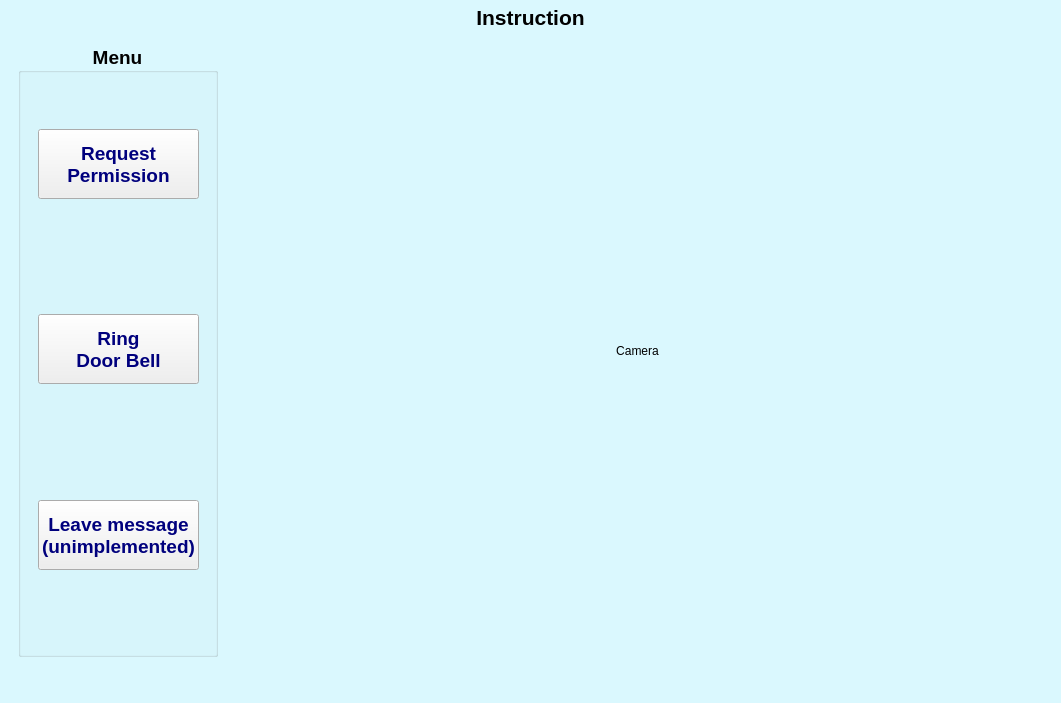
<?xml version="1.0" encoding="UTF-8"?>
<ui version="4.0">
 <class>MainWindow</class>
 <widget class="QMainWindow" name="MainWindow">
  <property name="geometry">
   <rect>
    <x>0</x>
    <y>0</y>
    <width>1061</width>
    <height>703</height>
   </rect>
  </property>
  <property name="palette">
   <palette>
    <active>
     <colorrole role="Base">
      <brush brushstyle="SolidPattern">
       <color alpha="255">
        <red>255</red>
        <green>255</green>
        <blue>255</blue>
       </color>
      </brush>
     </colorrole>
     <colorrole role="Window">
      <brush brushstyle="SolidPattern">
       <color alpha="255">
        <red>218</red>
        <green>248</green>
        <blue>254</blue>
       </color>
      </brush>
     </colorrole>
    </active>
    <inactive>
     <colorrole role="Base">
      <brush brushstyle="SolidPattern">
       <color alpha="255">
        <red>255</red>
        <green>255</green>
        <blue>255</blue>
       </color>
      </brush>
     </colorrole>
     <colorrole role="Window">
      <brush brushstyle="SolidPattern">
       <color alpha="255">
        <red>218</red>
        <green>248</green>
        <blue>254</blue>
       </color>
      </brush>
     </colorrole>
    </inactive>
    <disabled>
     <colorrole role="Base">
      <brush brushstyle="SolidPattern">
       <color alpha="255">
        <red>218</red>
        <green>248</green>
        <blue>254</blue>
       </color>
      </brush>
     </colorrole>
     <colorrole role="Window">
      <brush brushstyle="SolidPattern">
       <color alpha="255">
        <red>218</red>
        <green>248</green>
        <blue>254</blue>
       </color>
      </brush>
     </colorrole>
    </disabled>
   </palette>
  </property>
  <property name="windowTitle">
   <string>MainWindow</string>
  </property>
  <property name="dockOptions">
   <set>QMainWindow::AllowTabbedDocks|QMainWindow::AnimatedDocks|QMainWindow::ForceTabbedDocks</set>
  </property>
  <widget class="QWidget" name="centralwidget">
   <property name="enabled">
    <bool>true</bool>
   </property>
   <widget class="QWidget" name="verticalLayoutWidget">
    <property name="geometry">
     <rect>
      <x>10</x>
      <y>0</y>
      <width>1041</width>
      <height>661</height>
     </rect>
    </property>
    <layout class="QVBoxLayout" name="verticalLayout" stretch="0,0,1,0">
     <item>
      <layout class="QHBoxLayout" name="horizontalLayout" stretch="0,0,0,0,0,0,0">
       <item>
        <spacer name="horizontalSpacer_9">
         <property name="orientation">
          <enum>Qt::Horizontal</enum>
         </property>
         <property name="sizeType">
          <enum>QSizePolicy::Fixed</enum>
         </property>
         <property name="sizeHint" stdset="0">
          <size>
           <width>20</width>
           <height>20</height>
          </size>
         </property>
        </spacer>
       </item>
       <item>
        <widget class="QLabel" name="lbl_OnOffline">
         <property name="font">
          <font>
           <pointsize>13</pointsize>
           <weight>75</weight>
           <bold>true</bold>
          </font>
         </property>
         <property name="text">
          <string/>
         </property>
        </widget>
       </item>
       <item>
        <spacer name="horizontalSpacer">
         <property name="orientation">
          <enum>Qt::Horizontal</enum>
         </property>
         <property name="sizeHint" stdset="0">
          <size>
           <width>40</width>
           <height>20</height>
          </size>
         </property>
        </spacer>
       </item>
       <item>
        <widget class="QLabel" name="lbl_Instr">
         <property name="sizePolicy">
          <sizepolicy hsizetype="Preferred" vsizetype="Fixed">
           <horstretch>0</horstretch>
           <verstretch>0</verstretch>
          </sizepolicy>
         </property>
         <property name="minimumSize">
          <size>
           <width>0</width>
           <height>35</height>
          </size>
         </property>
         <property name="font">
          <font>
           <pointsize>16</pointsize>
           <weight>75</weight>
           <bold>true</bold>
          </font>
         </property>
         <property name="text">
          <string>Instruction</string>
         </property>
         <property name="alignment">
          <set>Qt::AlignCenter</set>
         </property>
        </widget>
       </item>
       <item>
        <spacer name="horizontalSpacer_2">
         <property name="orientation">
          <enum>Qt::Horizontal</enum>
         </property>
         <property name="sizeHint" stdset="0">
          <size>
           <width>40</width>
           <height>20</height>
          </size>
         </property>
        </spacer>
       </item>
       <item>
        <widget class="QLabel" name="lbl_Streaming">
         <property name="font">
          <font>
           <pointsize>13</pointsize>
           <weight>75</weight>
           <bold>true</bold>
          </font>
         </property>
         <property name="styleSheet">
          <string notr="true">color:rgb(0, 0, 212)</string>
         </property>
         <property name="text">
          <string/>
         </property>
        </widget>
       </item>
       <item>
        <spacer name="horizontalSpacer_8">
         <property name="orientation">
          <enum>Qt::Horizontal</enum>
         </property>
         <property name="sizeType">
          <enum>QSizePolicy::Fixed</enum>
         </property>
         <property name="sizeHint" stdset="0">
          <size>
           <width>20</width>
           <height>20</height>
          </size>
         </property>
        </spacer>
       </item>
      </layout>
     </item>
     <item>
      <spacer name="verticalSpacer">
       <property name="orientation">
        <enum>Qt::Vertical</enum>
       </property>
       <property name="sizeHint" stdset="0">
        <size>
         <width>138</width>
         <height>3</height>
        </size>
       </property>
      </spacer>
     </item>
     <item>
      <layout class="QHBoxLayout" name="horizontalLayout_3" stretch="1,1,1,100,1">
       <item>
        <spacer name="horizontalSpacer_5">
         <property name="orientation">
          <enum>Qt::Horizontal</enum>
         </property>
         <property name="sizeType">
          <enum>QSizePolicy::MinimumExpanding</enum>
         </property>
         <property name="sizeHint" stdset="0">
          <size>
           <width>5</width>
           <height>20</height>
          </size>
         </property>
        </spacer>
       </item>
       <item>
        <layout class="QVBoxLayout" name="verticalLayout_4">
         <property name="sizeConstraint">
          <enum>QLayout::SetDefaultConstraint</enum>
         </property>
         <item>
          <widget class="QGroupBox" name="gBox_Controls">
           <property name="sizePolicy">
            <sizepolicy hsizetype="Fixed" vsizetype="Expanding">
             <horstretch>0</horstretch>
             <verstretch>0</verstretch>
            </sizepolicy>
           </property>
           <property name="minimumSize">
            <size>
             <width>200</width>
             <height>0</height>
            </size>
           </property>
           <property name="font">
            <font>
             <pointsize>14</pointsize>
             <weight>75</weight>
             <bold>true</bold>
             <underline>false</underline>
            </font>
           </property>
           <property name="contextMenuPolicy">
            <enum>Qt::DefaultContextMenu</enum>
           </property>
           <property name="autoFillBackground">
            <bool>false</bool>
           </property>
           <property name="title">
            <string>Menu</string>
           </property>
           <property name="alignment">
            <set>Qt::AlignCenter</set>
           </property>
           <widget class="QWidget" name="verticalLayoutWidget_2">
            <property name="geometry">
             <rect>
              <x>10</x>
              <y>30</y>
              <width>181</width>
              <height>551</height>
             </rect>
            </property>
            <layout class="QVBoxLayout" name="verticalLayout_2" stretch="1,0,2,0,2,0,1">
             <property name="leftMargin">
              <number>10</number>
             </property>
             <property name="rightMargin">
              <number>10</number>
             </property>
             <item>
              <spacer name="verticalSpacer_3">
               <property name="orientation">
                <enum>Qt::Vertical</enum>
               </property>
               <property name="sizeHint" stdset="0">
                <size>
                 <width>20</width>
                 <height>10</height>
                </size>
               </property>
              </spacer>
             </item>
             <item>
              <widget class="QPushButton" name="pB_RequestPermission">
               <property name="sizePolicy">
                <sizepolicy hsizetype="Minimum" vsizetype="Minimum">
                 <horstretch>0</horstretch>
                 <verstretch>0</verstretch>
                </sizepolicy>
               </property>
               <property name="minimumSize">
                <size>
                 <width>115</width>
                 <height>70</height>
                </size>
               </property>
               <property name="font">
                <font>
                 <pointsize>14</pointsize>
                 <weight>75</weight>
                 <bold>true</bold>
                 <underline>false</underline>
                </font>
               </property>
               <property name="styleSheet">
                <string notr="true">color: rgb(0, 0, 125)</string>
               </property>
               <property name="text">
                <string>Request 
Permission</string>
               </property>
              </widget>
             </item>
             <item>
              <spacer name="verticalSpacer_4">
               <property name="orientation">
                <enum>Qt::Vertical</enum>
               </property>
               <property name="sizeHint" stdset="0">
                <size>
                 <width>20</width>
                 <height>10</height>
                </size>
               </property>
              </spacer>
             </item>
             <item>
              <widget class="QPushButton" name="pB_RingDoorBell">
               <property name="sizePolicy">
                <sizepolicy hsizetype="Minimum" vsizetype="Minimum">
                 <horstretch>0</horstretch>
                 <verstretch>0</verstretch>
                </sizepolicy>
               </property>
               <property name="minimumSize">
                <size>
                 <width>115</width>
                 <height>70</height>
                </size>
               </property>
               <property name="font">
                <font>
                 <pointsize>14</pointsize>
                 <weight>75</weight>
                 <bold>true</bold>
                 <underline>false</underline>
                </font>
               </property>
               <property name="styleSheet">
                <string notr="true">color: rgb(0, 0, 125)</string>
               </property>
               <property name="text">
                <string>Ring 
Door Bell</string>
               </property>
              </widget>
             </item>
             <item>
              <spacer name="verticalSpacer_5">
               <property name="orientation">
                <enum>Qt::Vertical</enum>
               </property>
               <property name="sizeHint" stdset="0">
                <size>
                 <width>20</width>
                 <height>10</height>
                </size>
               </property>
              </spacer>
             </item>
             <item>
              <widget class="QPushButton" name="pB_LeaveMessage">
               <property name="sizePolicy">
                <sizepolicy hsizetype="Minimum" vsizetype="Minimum">
                 <horstretch>0</horstretch>
                 <verstretch>0</verstretch>
                </sizepolicy>
               </property>
               <property name="minimumSize">
                <size>
                 <width>115</width>
                 <height>70</height>
                </size>
               </property>
               <property name="font">
                <font>
                 <pointsize>14</pointsize>
                 <weight>75</weight>
                 <bold>true</bold>
                 <underline>false</underline>
                </font>
               </property>
               <property name="styleSheet">
                <string notr="true">color: rgb(0, 0, 125)</string>
               </property>
               <property name="text">
                <string>Leave message
(unimplemented)</string>
               </property>
              </widget>
             </item>
             <item>
              <spacer name="verticalSpacer_6">
               <property name="orientation">
                <enum>Qt::Vertical</enum>
               </property>
               <property name="sizeHint" stdset="0">
                <size>
                 <width>20</width>
                 <height>10</height>
                </size>
               </property>
              </spacer>
             </item>
            </layout>
           </widget>
          </widget>
         </item>
        </layout>
       </item>
       <item>
        <spacer name="horizontalSpacer_7">
         <property name="orientation">
          <enum>Qt::Horizontal</enum>
         </property>
         <property name="sizeType">
          <enum>QSizePolicy::MinimumExpanding</enum>
         </property>
         <property name="sizeHint" stdset="0">
          <size>
           <width>3</width>
           <height>20</height>
          </size>
         </property>
        </spacer>
       </item>
       <item>
        <layout class="QVBoxLayout" name="verticalLayout_3" stretch="1,100,1">
         <item>
          <spacer name="verticalSpacer_7">
           <property name="orientation">
            <enum>Qt::Vertical</enum>
           </property>
           <property name="sizeHint" stdset="0">
            <size>
             <width>20</width>
             <height>40</height>
            </size>
           </property>
          </spacer>
         </item>
         <item>
          <layout class="QHBoxLayout" name="horizontalLayout_2" stretch="1,100,1">
           <item>
            <spacer name="horizontalSpacer_3">
             <property name="orientation">
              <enum>Qt::Horizontal</enum>
             </property>
             <property name="sizeHint" stdset="0">
              <size>
               <width>40</width>
               <height>20</height>
              </size>
             </property>
            </spacer>
           </item>
           <item>
            <widget class="QLabel" name="opencvFrame">
             <property name="sizePolicy">
              <sizepolicy hsizetype="Minimum" vsizetype="Minimum">
               <horstretch>0</horstretch>
               <verstretch>0</verstretch>
              </sizepolicy>
             </property>
             <property name="minimumSize">
              <size>
               <width>320</width>
               <height>240</height>
              </size>
             </property>
             <property name="palette">
              <palette>
               <active>
                <colorrole role="Base">
                 <brush brushstyle="SolidPattern">
                  <color alpha="255">
                   <red>255</red>
                   <green>255</green>
                   <blue>255</blue>
                  </color>
                 </brush>
                </colorrole>
                <colorrole role="Window">
                 <brush brushstyle="SolidPattern">
                  <color alpha="255">
                   <red>225</red>
                   <green>240</green>
                   <blue>249</blue>
                  </color>
                 </brush>
                </colorrole>
               </active>
               <inactive>
                <colorrole role="Base">
                 <brush brushstyle="SolidPattern">
                  <color alpha="255">
                   <red>255</red>
                   <green>255</green>
                   <blue>255</blue>
                  </color>
                 </brush>
                </colorrole>
                <colorrole role="Window">
                 <brush brushstyle="SolidPattern">
                  <color alpha="255">
                   <red>225</red>
                   <green>240</green>
                   <blue>249</blue>
                  </color>
                 </brush>
                </colorrole>
               </inactive>
               <disabled>
                <colorrole role="Base">
                 <brush brushstyle="SolidPattern">
                  <color alpha="255">
                   <red>225</red>
                   <green>240</green>
                   <blue>249</blue>
                  </color>
                 </brush>
                </colorrole>
                <colorrole role="Window">
                 <brush brushstyle="SolidPattern">
                  <color alpha="255">
                   <red>225</red>
                   <green>240</green>
                   <blue>249</blue>
                  </color>
                 </brush>
                </colorrole>
               </disabled>
              </palette>
             </property>
             <property name="text">
              <string>Camera</string>
             </property>
             <property name="alignment">
              <set>Qt::AlignCenter</set>
             </property>
            </widget>
           </item>
           <item>
            <spacer name="horizontalSpacer_4">
             <property name="orientation">
              <enum>Qt::Horizontal</enum>
             </property>
             <property name="sizeHint" stdset="0">
              <size>
               <width>40</width>
               <height>20</height>
              </size>
             </property>
            </spacer>
           </item>
          </layout>
         </item>
         <item>
          <spacer name="verticalSpacer_8">
           <property name="orientation">
            <enum>Qt::Vertical</enum>
           </property>
           <property name="sizeHint" stdset="0">
            <size>
             <width>248</width>
             <height>15</height>
            </size>
           </property>
          </spacer>
         </item>
        </layout>
       </item>
       <item>
        <spacer name="horizontalSpacer_6">
         <property name="orientation">
          <enum>Qt::Horizontal</enum>
         </property>
         <property name="sizeType">
          <enum>QSizePolicy::MinimumExpanding</enum>
         </property>
         <property name="sizeHint" stdset="0">
          <size>
           <width>5</width>
           <height>268</height>
          </size>
         </property>
        </spacer>
       </item>
      </layout>
     </item>
     <item>
      <spacer name="verticalSpacer_2">
       <property name="orientation">
        <enum>Qt::Vertical</enum>
       </property>
       <property name="sizeType">
        <enum>QSizePolicy::MinimumExpanding</enum>
       </property>
       <property name="sizeHint" stdset="0">
        <size>
         <width>98</width>
         <height>4</height>
        </size>
       </property>
      </spacer>
     </item>
    </layout>
   </widget>
  </widget>
  <widget class="QMenuBar" name="menubar">
   <property name="geometry">
    <rect>
     <x>0</x>
     <y>0</y>
     <width>1061</width>
     <height>27</height>
    </rect>
   </property>
  </widget>
 </widget>
 <resources/>
 <connections/>
</ui>
